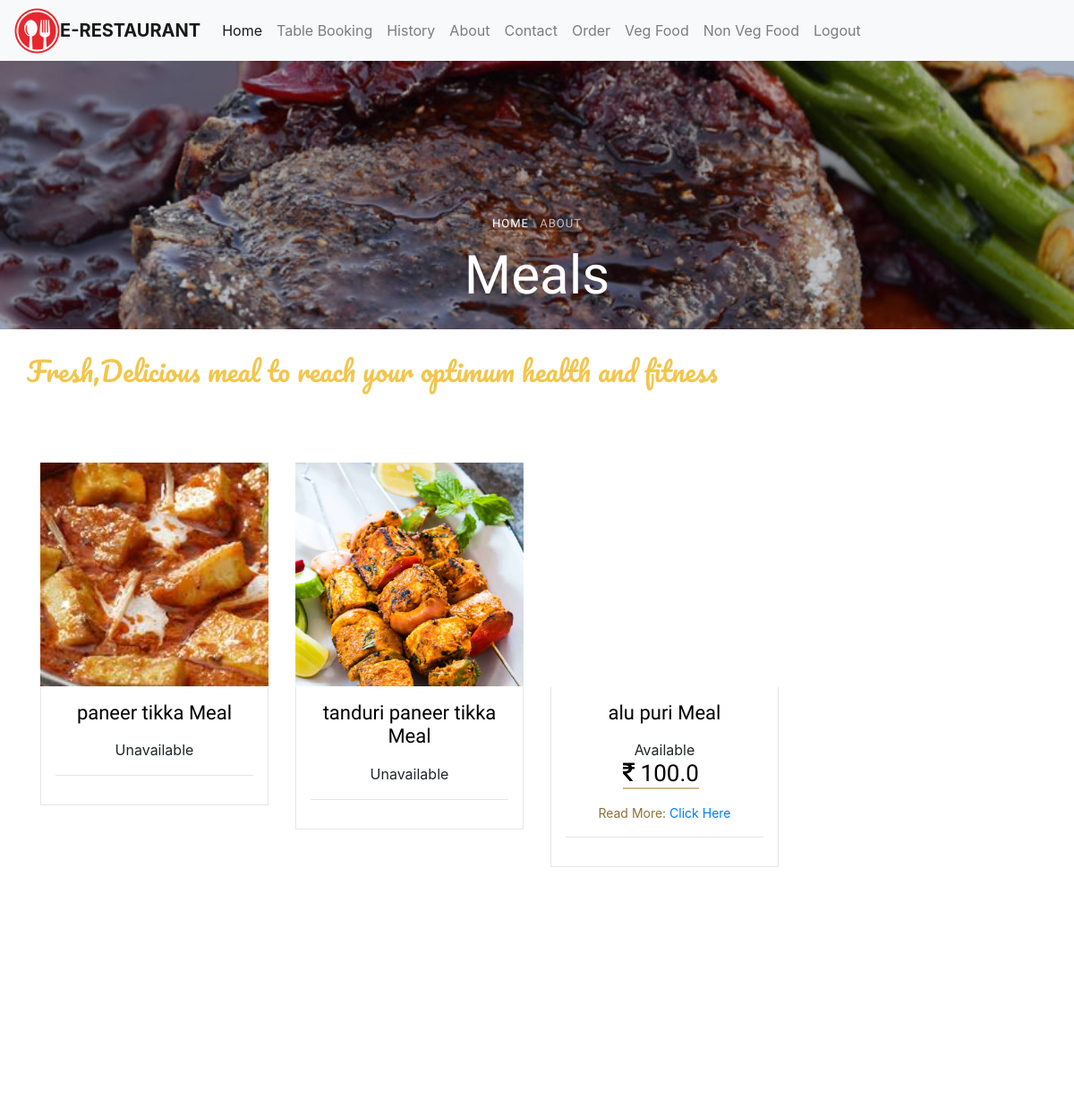
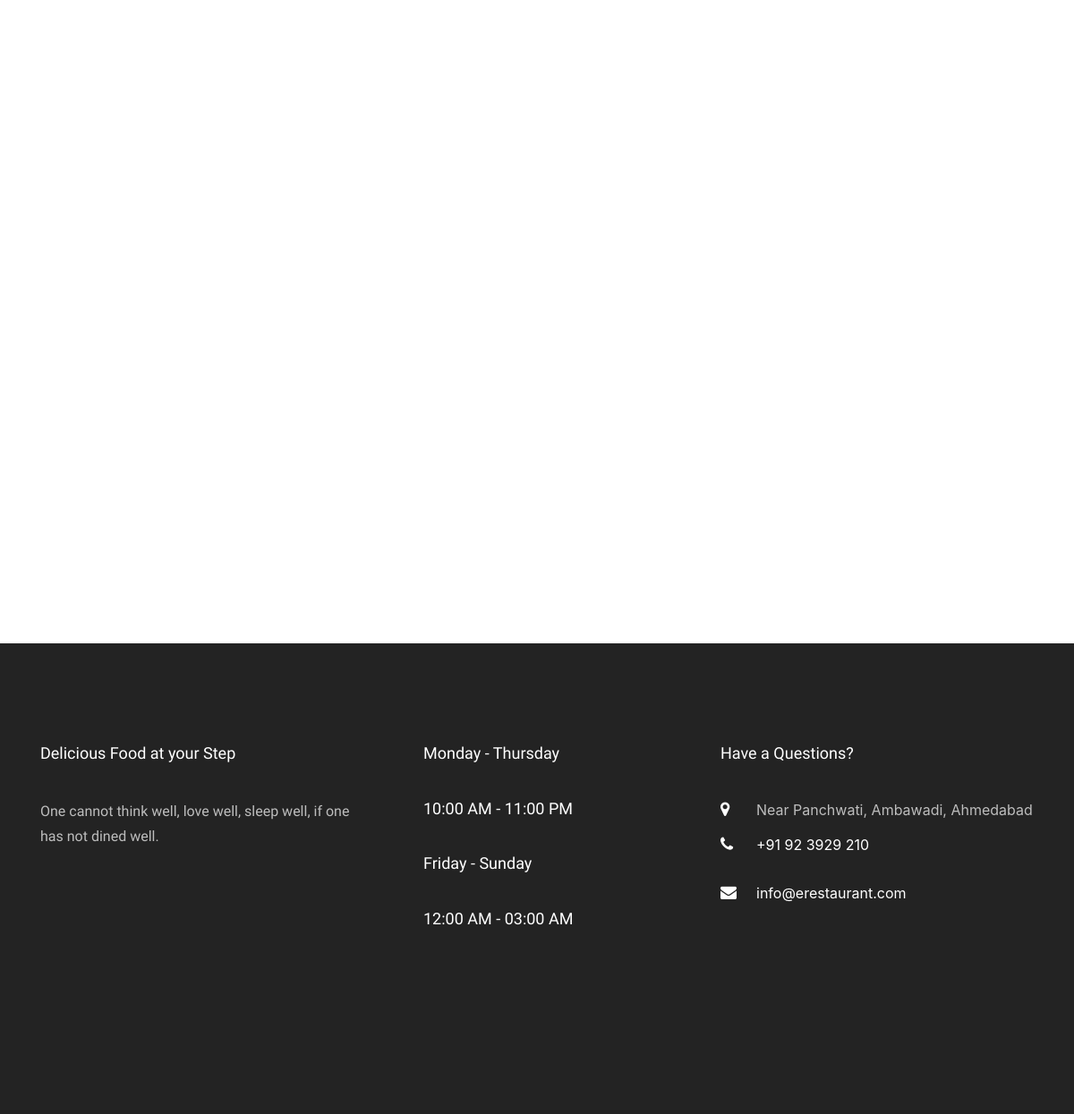
/Vag-Meals/Dinner (signed in), run on the app's committed database (2 pictures, top to bottom).
### meal/models.py (models this page shows, shortened)
class Meal(models.Model):
    main_category = models.CharField(default="Select",max_length=30, choices=MAIN_CHOICES)
    category = models.CharField(default="Select",max_length=30, choices=MENU_CHOICES)
    name = models.CharField(max_length=100)
    price = models.FloatField(default=0)
    detail = models.TextField(default="")
    available = models.BooleanField(default=True)
    image = models.ImageField(upload_to="upload/")

### app1/views.py (the view)
# urls.py: path('Vag-Meals/<str:choise>',views.VageMealview,name="vage_meal"),
def VageMealview(request,choise):
    if 'user' in request.session:
        form1 =Meal.objects.all().filter(main_category = 'vage',category = choise)
        return render(request,'Meal.html',{'meal': form1})
    else:
        return redirect('login')

### app1/templates/Meal.html (shortened to what this page needs)
{% extends 'base.html' %}
{% load static %}
{% block content %}
    <div class="hero-wrap" style="background-image: url({% static 'images/menu-4.jpg' %});">
      <div class="overlay"></div>
      <div class="container">
        <div class="row no-gutters slider-text d-flex align-itemd-end justify-content-center">
          <div class="col-md-9 ftco-animate text-center d-flex align-items-end justify-content-center">
          	<div class="text">
	            <p class="breadcrumbs mb-2"><span class="mr-2"><a href="index.html">Home</a></span> <span>About</span></p>
	            <h1 class="mb-4 bread">Meals</h1>
            </div>
          </div>
        </div>
      </div>
    </div>
<br>
    	<div class="container">
    		<div class="row">
	        <div class="col-lg-9">
		    		<div class="row">
						<div class="row">
							<div class="col-lg-12">
								<div class="section_title text-center mb-80">
									<span>Fresh,Delicious meal to reach your optimum health and fitness </span>
								</div>
							</div>
						</div>
					{% for r in meal %}
					<div class="col-sm col-md-6 col-lg-4 ftco-animate">
					<div class="room">
						<a href="#" class="img d-flex justify-content-center align-items-center" style="background-image: url({{ r.image.url }})">
						</a>
						<div class="text p-3 text-center">
							<h3 class="mb-3"><a href="{% url 'meal_view' r.id %}">{{ r.name }} Meal</a></h3>
							{% if r.available %}
								<li><span>Available</span></li>
								<p><span class="price mr-2"><i class="fa fa-inr" aria-hidden="true"></i>
									{{ r.price }}</span></p>
									<ul class="list">
										<li><span>Read More:</span><a href="{% url 'meal_view' r.id %}"> Click Here</a></li>
									</ul>
							{% else %}
								<li><span>Unavailable</span></li>
							{% endif %}
							<hr>
						</div>
					</div>
					</div>
					{% endfor %}
		    		</div>
				</div>
	        </div>
		    </div>
{% endblock %}

### data on the page
Meal: image (picture), name "paneer tikka", available "Unavailable"
Meal: image (picture), name "tanduri paneer tikka", available "Unavailable"
Meal: name "alu puri", price "100.0"
